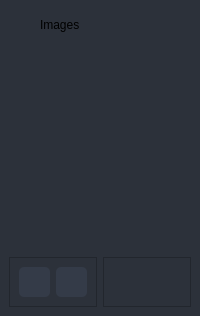
        <widget class="QFrame" name="imageLeftBox">
         <property name="sizePolicy">
          <sizepolicy hsizetype="Preferred" vsizetype="Preferred">
           <horstretch>0</horstretch>
           <verstretch>0</verstretch>
          </sizepolicy>
         </property>
         <property name="minimumSize">
          <size>
           <width>200</width>
           <height>0</height>
          </size>
         </property>
         <property name="maximumSize">
          <size>
           <width>0</width>
           <height>16777215</height>
          </size>
         </property>
         <property name="styleSheet">
          <string notr="true">background-color: rgb(44, 49, 58);
</string>
         </property>
         <property name="frameShape">
          <enum>QFrame::NoFrame</enum>
         </property>
         <property name="frameShadow">
          <enum>QFrame::Raised</enum>
         </property>
         <layout class="QVBoxLayout" name="extraColumLayout_3">
          <property name="spacing">
           <number>0</number>
          </property>
          <property name="leftMargin">
           <number>0</number>
          </property>
          <property name="topMargin">
           <number>0</number>
          </property>
          <property name="rightMargin">
           <number>0</number>
          </property>
          <property name="bottomMargin">
           <number>0</number>
          </property>
          <item>
           <widget class="QFrame" name="extraTopBg_3">
            <property name="enabled">
             <bool>true</bool>
            </property>
            <property name="minimumSize">
             <size>
              <width>0</width>
              <height>50</height>
             </size>
            </property>
            <property name="maximumSize">
             <size>
              <width>16777215</width>
              <height>50</height>
             </size>
            </property>
            <property name="autoFillBackground">
             <bool>false</bool>
            </property>
            <property name="frameShape">
             <enum>QFrame::NoFrame</enum>
            </property>
            <property name="frameShadow">
             <enum>QFrame::Raised</enum>
            </property>
            <layout class="QVBoxLayout" name="verticalLayout_25">
             <property name="spacing">
              <number>0</number>
             </property>
             <property name="leftMargin">
              <number>0</number>
             </property>
             <property name="topMargin">
              <number>0</number>
             </property>
             <property name="rightMargin">
              <number>0</number>
             </property>
             <property name="bottomMargin">
              <number>0</number>
             </property>
             <item>
              <layout class="QGridLayout" name="extraTopLayout_3">
               <property name="leftMargin">
                <number>10</number>
               </property>
               <property name="rightMargin">
                <number>10</number>
               </property>
               <property name="horizontalSpacing">
                <number>10</number>
               </property>
               <property name="verticalSpacing">
                <number>0</number>
               </property>
               <item row="0" column="0">
                <widget class="QFrame" name="extraIcon_3">
                 <property name="minimumSize">
                  <size>
                   <width>20</width>
                   <height>0</height>
                  </size>
                 </property>
                 <property name="maximumSize">
                  <size>
                   <width>20</width>
                   <height>20</height>
                  </size>
                 </property>
                 <property name="styleSheet">
                  <string notr="true">background-image: url(:/icons/images/icons/icon-images.png);
background-repeat: no-repeat;
background-position: center;</string>
                 </property>
                 <property name="frameShape">
                  <enum>QFrame::NoFrame</enum>
                 </property>
                 <property name="frameShadow">
                  <enum>QFrame::Raised</enum>
                 </property>
                </widget>
               </item>
               <item row="0" column="1">
                <widget class="QLabel" name="extraLabel_3">
                 <property name="minimumSize">
                  <size>
                   <width>150</width>
                   <height>0</height>
                  </size>
                 </property>
                 <property name="text">
                  <string>Images</string>
                 </property>
                </widget>
               </item>
               <item row="0" column="2">
                <widget class="QPushButton" name="closeImageButton">
                 <property name="enabled">
                  <bool>true</bool>
                 </property>
                 <property name="minimumSize">
                  <size>
                   <width>28</width>
                   <height>28</height>
                  </size>
                 </property>
                 <property name="maximumSize">
                  <size>
                   <width>28</width>
                   <height>28</height>
                  </size>
                 </property>
                 <property name="palette">
                  <palette>
                   <active>
                    <colorrole role="WindowText">
                     <brush brushstyle="SolidPattern">
                      <color alpha="255">
                       <red>221</red>
                       <green>221</green>
                       <blue>221</blue>
                      </color>
                     </brush>
                    </colorrole>
                    <colorrole role="Button">
                     <brush brushstyle="SolidPattern">
                      <color alpha="0">
                       <red>255</red>
                       <green>255</green>
                       <blue>255</blue>
                      </color>
                     </brush>
                    </colorrole>
                    <colorrole role="Text">
                     <brush brushstyle="SolidPattern">
                      <color alpha="255">
                       <red>221</red>
                       <green>221</green>
                       <blue>221</blue>
                      </color>
                     </brush>
                    </colorrole>
                    <colorrole role="ButtonText">
                     <brush brushstyle="SolidPattern">
                      <color alpha="255">
                       <red>221</red>
                       <green>221</green>
                       <blue>221</blue>
                      </color>
                     </brush>
                    </colorrole>
                    <colorrole role="Base">
                     <brush brushstyle="SolidPattern">
                      <color alpha="0">
                       <red>255</red>
                       <green>255</green>
                       <blue>255</blue>
                      </color>
                     </brush>
                    </colorrole>
                    <colorrole role="Window">
                     <brush brushstyle="SolidPattern">
                      <color alpha="0">
                       <red>255</red>
                       <green>255</green>
                       <blue>255</blue>
                      </color>
                     </brush>
                    </colorrole>
                    <colorrole role="PlaceholderText">
                     <brush brushstyle="SolidPattern">
                      <color alpha="128">
                       <red>221</red>
                       <green>221</green>
                       <blue>221</blue>
                      </color>
                     </brush>
                    </colorrole>
                   </active>
                   <inactive>
                    <colorrole role="WindowText">
                     <brush brushstyle="SolidPattern">
                      <color alpha="255">
                       <red>221</red>
                       <green>221</green>
                       <blue>221</blue>
                      </color>
                     </brush>
                    </colorrole>
                    <colorrole role="Button">
                     <brush brushstyle="SolidPattern">
                      <color alpha="0">
                       <red>255</red>
                       <green>255</green>
                       <blue>255</blue>
                      </color>
                     </brush>
                    </colorrole>
                    <colorrole role="Text">
                     <brush brushstyle="SolidPattern">
                      <color alpha="255">
                       <red>221</red>
                       <green>221</green>
                       <blue>221</blue>
                      </color>
                     </brush>
                    </colorrole>
                    <colorrole role="ButtonText">
                     <brush brushstyle="SolidPattern">
                      <color alpha="255">
                       <red>221</red>
                       <green>221</green>
                       <blue>221</blue>
                      </color>
                     </brush>
                    </colorrole>
                    <colorrole role="Base">
                     <brush brushstyle="SolidPattern">
                      <color alpha="0">
                       <red>255</red>
                       <green>255</green>
                       <blue>255</blue>
                      </color>
                     </brush>
                    </colorrole>
                    <colorrole role="Window">
                     <brush brushstyle="SolidPattern">
                      <color alpha="0">
                       <red>255</red>
                       <green>255</green>
                       <blue>255</blue>
                      </color>
                     </brush>
                    </colorrole>
                    <colorrole role="PlaceholderText">
                     <brush brushstyle="SolidPattern">
                      <color alpha="128">
                       <red>221</red>
                       <green>221</green>
                       <blue>221</blue>
                      </color>
                     </brush>
                    </colorrole>
                   </inactive>
                   <disabled>
                    <colorrole role="WindowText">
                     <brush brushstyle="SolidPattern">
                      <color alpha="255">
                       <red>221</red>
                       <green>221</green>
                       <blue>221</blue>
                      </color>
                     </brush>
                    </colorrole>
                    <colorrole role="Button">
                     <brush brushstyle="SolidPattern">
                      <color alpha="0">
                       <red>255</red>
                       <green>255</green>
                       <blue>255</blue>
                      </color>
                     </brush>
                    </colorrole>
                    <colorrole role="Text">
                     <brush brushstyle="SolidPattern">
                      <color alpha="255">
                       <red>221</red>
                       <green>221</green>
                       <blue>221</blue>
                      </color>
                     </brush>
                    </colorrole>
                    <colorrole role="ButtonText">
                     <brush brushstyle="SolidPattern">
                      <color alpha="255">
                       <red>221</red>
                       <green>221</green>
                       <blue>221</blue>
                      </color>
                     </brush>
                    </colorrole>
                    <colorrole role="Base">
                     <brush brushstyle="SolidPattern">
                      <color alpha="0">
                       <red>255</red>
                       <green>255</green>
                       <blue>255</blue>
                      </color>
                     </brush>
                    </colorrole>
                    <colorrole role="Window">
                     <brush brushstyle="SolidPattern">
                      <color alpha="0">
                       <red>255</red>
                       <green>255</green>
                       <blue>255</blue>
                      </color>
                     </brush>
                    </colorrole>
                    <colorrole role="PlaceholderText">
                     <brush brushstyle="SolidPattern">
                      <color alpha="128">
                       <red>221</red>
                       <green>221</green>
                       <blue>221</blue>
                      </color>
                     </brush>
                    </colorrole>
                   </disabled>
                  </palette>
                 </property>
                 <property name="font">
                  <font>
                   <family>Segoe UI</family>
                   <pointsize>10</pointsize>
                   <italic>false</italic>
                   <bold>false</bold>
                   <kerning>true</kerning>
                  </font>
                 </property>
                 <property name="cursor">
                  <cursorShape>PointingHandCursor</cursorShape>
                 </property>
                 <property name="focusPolicy">
                  <enum>Qt::StrongFocus</enum>
                 </property>
                 <property name="contextMenuPolicy">
                  <enum>Qt::DefaultContextMenu</enum>
                 </property>
                 <property name="acceptDrops">
                  <bool>false</bool>
                 </property>
                 <property name="toolTip">
                  <string>Close left box</string>
                 </property>
                 <property name="styleSheet">
                  <string notr="true">.QPushButton { background-color: rgba(255, 255, 255, 0); border: none;  border-radius: 5px; }
.QPushButton :hover { background-color: rgb(196, 161, 249); border-style: solid; border-radius: 4px; }
.QPushButton :pressed { background-color: rgb(180, 141, 238); border-style: solid; border-radius: 4px; }</string>
                 </property>
                 <property name="text">
                  <string/>
                 </property>
                 <property name="icon">
                  <iconset resource="../resources.qrc">
                   <normaloff>:/icons/images/icons/icon_close.png</normaloff>:/icons/images/icons/icon_close.png</iconset>
                 </property>
                 <property name="iconSize">
                  <size>
                   <width>20</width>
                   <height>20</height>
                  </size>
                 </property>
                 <property name="shortcut">
                  <string/>
                 </property>
                </widget>
               </item>
              </layout>
             </item>
            </layout>
           </widget>
          </item>
          <item>
           <widget class="QFrame" name="extraContent_3">
            <property name="frameShape">
             <enum>QFrame::NoFrame</enum>
            </property>
            <property name="frameShadow">
             <enum>QFrame::Raised</enum>
            </property>
            <layout class="QGridLayout" name="gridLayout_4">
             <item row="0" column="0" colspan="2">
              <widget class="QTreeView" name="treeView">
               <property name="styleSheet">
                <string notr="true">border: none</string>
               </property>
              </widget>
             </item>
             <item row="1" column="0">
              <widget class="QFrame" name="frame_4">
               <property name="frameShape">
                <enum>QFrame::StyledPanel</enum>
               </property>
               <property name="frameShadow">
                <enum>QFrame::Raised</enum>
               </property>
               <layout class="QHBoxLayout" name="horizontalLayout_10">
                <item>
                 <widget class="QPushButton" name="addImageButton">
                  <property name="sizePolicy">
                   <sizepolicy hsizetype="Fixed" vsizetype="Fixed">
                    <horstretch>0</horstretch>
                    <verstretch>0</verstretch>
                   </sizepolicy>
                  </property>
                  <property name="minimumSize">
                   <size>
                    <width>30</width>
                    <height>30</height>
                   </size>
                  </property>
                  <property name="styleSheet">
                   <string notr="true">.QPushButton { background-color: rgb(52, 59, 72); border: none;  border-radius: 5px; }
.QPushButton:hover { background-color: rgb(44, 49, 57); border-style: solid; border-radius: 4px; }
.QPushButton:pressed { background-color: rgb(23, 26, 30); border-style: solid; border-radius: 4px; }
</string>
                  </property>
                  <property name="text">
                   <string/>
                  </property>
                  <property name="icon">
                   <iconset resource="../resources.qrc">
                    <normaloff>:/icons/images/icons/icon-add-image.png</normaloff>:/icons/images/icons/icon-add-image.png</iconset>
                  </property>
                 </widget>
                </item>
                <item>
                 <widget class="QPushButton" name="deleteImageButton">
                  <property name="sizePolicy">
                   <sizepolicy hsizetype="Fixed" vsizetype="Fixed">
                    <horstretch>0</horstretch>
                    <verstretch>0</verstretch>
                   </sizepolicy>
                  </property>
                  <property name="minimumSize">
                   <size>
                    <width>30</width>
                    <height>30</height>
                   </size>
                  </property>
                  <property name="styleSheet">
                   <string notr="true">.QPushButton { background-color: rgb(52, 59, 72); border: none;  border-radius: 5px; }
.QPushButton:hover { background-color: rgb(44, 49, 57); border-style: solid; border-radius: 4px; }
.QPushButton:pressed { background-color: rgb(23, 26, 30); border-style: solid; border-radius: 4px; }
</string>
                  </property>
                  <property name="text">
                   <string/>
                  </property>
                  <property name="icon">
                   <iconset resource="../resources.qrc">
                    <normaloff>:/icons/images/icons/icon-delete.png</normaloff>:/icons/images/icons/icon-delete.png</iconset>
                  </property>
                 </widget>
                </item>
               </layout>
              </widget>
             </item>
             <item row="1" column="1">
              <widget class="QFrame" name="frame_5">
               <property name="frameShape">
                <enum>QFrame::StyledPanel</enum>
               </property>
               <property name="frameShadow">
                <enum>QFrame::Raised</enum>
               </property>
              </widget>
             </item>
            </layout>
            <widget class="QFrame" name="extraTopMenu_3">
             <property name="geometry">
              <rect>
               <x>0</x>
               <y>0</y>
               <width>16</width>
               <height>16</height>
              </rect>
             </property>
             <property name="frameShape">
              <enum>QFrame::NoFrame</enum>
             </property>
             <property name="frameShadow">
              <enum>QFrame::Raised</enum>
             </property>
             <layout class="QVBoxLayout" name="verticalLayout_27">
              <property name="spacing">
               <number>0</number>
              </property>
              <property name="leftMargin">
               <number>0</number>
              </property>
              <property name="topMargin">
               <number>0</number>
              </property>
              <property name="rightMargin">
               <number>0</number>
              </property>
              <property name="bottomMargin">
               <number>0</number>
              </property>
             </layout>
            </widget>
           </widget>
          </item>
         </layout>
        </widget>
